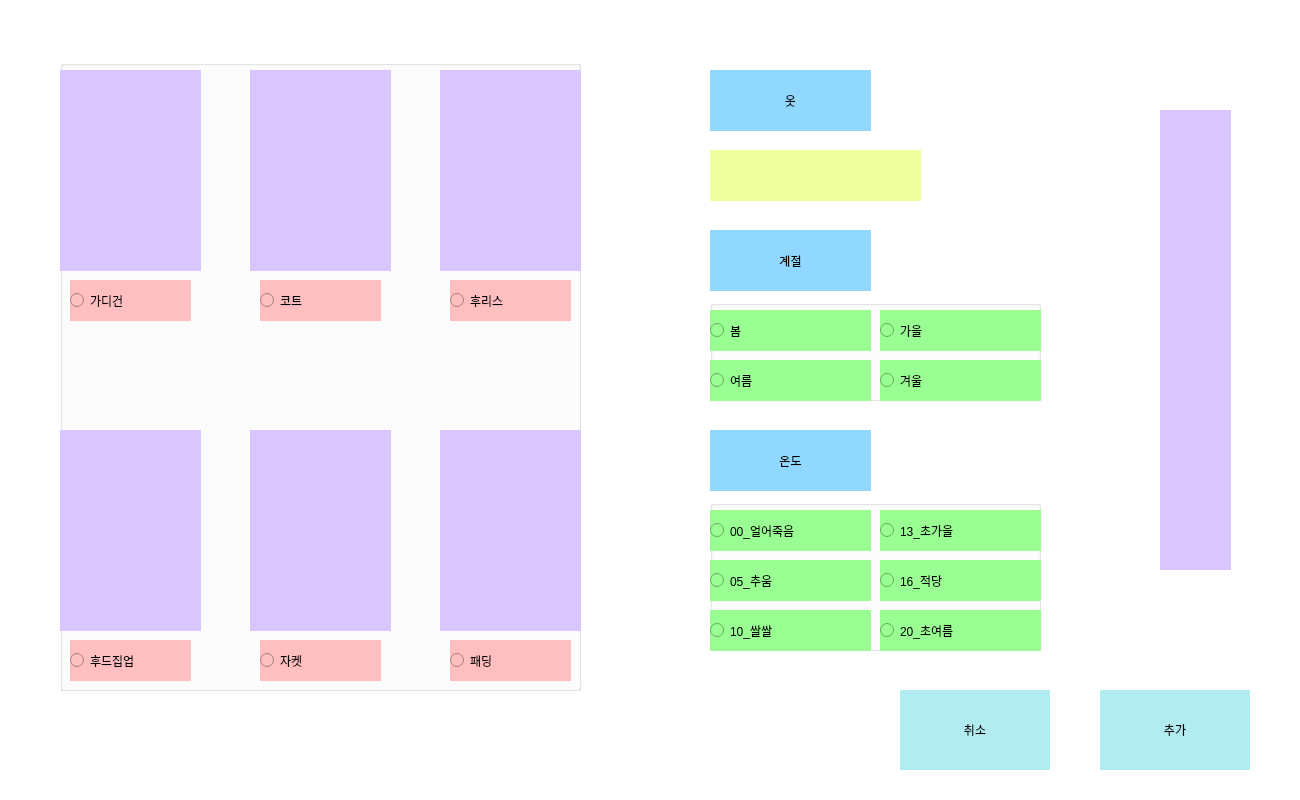
<?xml version="1.0" encoding="UTF-8"?>
<ui version="4.0">
 <class>Dialog</class>
 <widget class="QDialog" name="Dialog">
  <property name="geometry">
   <rect>
    <x>0</x>
    <y>0</y>
    <width>1300</width>
    <height>800</height>
   </rect>
  </property>
  <property name="minimumSize">
   <size>
    <width>1300</width>
    <height>800</height>
   </size>
  </property>
  <property name="maximumSize">
   <size>
    <width>1300</width>
    <height>800</height>
   </size>
  </property>
  <property name="windowTitle">
   <string>Dialog</string>
  </property>
  <property name="styleSheet">
   <string notr="true">background-color: rgb(255, 255, 255);</string>
  </property>
  <widget class="QPushButton" name="a_btn_add">
   <property name="geometry">
    <rect>
     <x>1100</x>
     <y>690</y>
     <width>150</width>
     <height>80</height>
    </rect>
   </property>
   <property name="styleSheet">
    <string notr="true">font: 25 15pt &quot;나눔바른고딕 Light&quot;;
background-color: rgb(177, 236, 240);
border:0px;</string>
   </property>
   <property name="text">
    <string>추가</string>
   </property>
  </widget>
  <widget class="QPushButton" name="a_btn_concel">
   <property name="geometry">
    <rect>
     <x>900</x>
     <y>690</y>
     <width>150</width>
     <height>80</height>
    </rect>
   </property>
   <property name="styleSheet">
    <string notr="true">font: 25 15pt &quot;나눔바른고딕 Light&quot;;
background-color: rgb(177, 236, 240);
border:0px;</string>
   </property>
   <property name="text">
    <string>취소</string>
   </property>
  </widget>
  <widget class="QLabel" name="a_la_id">
   <property name="geometry">
    <rect>
     <x>710</x>
     <y>70</y>
     <width>161</width>
     <height>61</height>
    </rect>
   </property>
   <property name="styleSheet">
    <string notr="true">background-color: rgb(144, 216, 255);
font: 25 20pt &quot;나눔바른고딕 Light&quot;;</string>
   </property>
   <property name="text">
    <string>옷</string>
   </property>
   <property name="alignment">
    <set>Qt::AlignCenter</set>
   </property>
  </widget>
  <widget class="QLabel" name="a_la_season">
   <property name="geometry">
    <rect>
     <x>710</x>
     <y>230</y>
     <width>161</width>
     <height>61</height>
    </rect>
   </property>
   <property name="styleSheet">
    <string notr="true">background-color: rgb(144, 216, 255);
font: 25 20pt &quot;나눔바른고딕 Light&quot;;</string>
   </property>
   <property name="text">
    <string>계절</string>
   </property>
   <property name="alignment">
    <set>Qt::AlignCenter</set>
   </property>
  </widget>
  <widget class="QLabel" name="a_la_tem">
   <property name="geometry">
    <rect>
     <x>710</x>
     <y>430</y>
     <width>161</width>
     <height>61</height>
    </rect>
   </property>
   <property name="styleSheet">
    <string notr="true">background-color: rgb(144, 216, 255);
font: 25 20pt &quot;나눔바른고딕 Light&quot;;</string>
   </property>
   <property name="text">
    <string>온도</string>
   </property>
   <property name="alignment">
    <set>Qt::AlignCenter</set>
   </property>
  </widget>
  <widget class="QLabel" name="a_img_tem">
   <property name="geometry">
    <rect>
     <x>1160</x>
     <y>110</y>
     <width>71</width>
     <height>460</height>
    </rect>
   </property>
   <property name="styleSheet">
    <string notr="true">background-color: rgb(217, 197, 255);
font: 25 20pt &quot;나눔바른고딕 Light&quot;;</string>
   </property>
   <property name="text">
    <string/>
   </property>
   <property name="alignment">
    <set>Qt::AlignCenter</set>
   </property>
  </widget>
  <widget class="QLabel" name="a_img_clothes2">
   <property name="geometry">
    <rect>
     <x>250</x>
     <y>70</y>
     <width>141</width>
     <height>201</height>
    </rect>
   </property>
   <property name="styleSheet">
    <string notr="true">background-color: rgb(217, 197, 255);
font: 25 20pt &quot;나눔바른고딕 Light&quot;;</string>
   </property>
   <property name="text">
    <string/>
   </property>
   <property name="alignment">
    <set>Qt::AlignCenter</set>
   </property>
  </widget>
  <widget class="QLabel" name="a_img_clothes1">
   <property name="geometry">
    <rect>
     <x>60</x>
     <y>70</y>
     <width>141</width>
     <height>201</height>
    </rect>
   </property>
   <property name="styleSheet">
    <string notr="true">background-color: rgb(217, 197, 255);
font: 25 20pt &quot;나눔바른고딕 Light&quot;;</string>
   </property>
   <property name="text">
    <string/>
   </property>
   <property name="alignment">
    <set>Qt::AlignCenter</set>
   </property>
  </widget>
  <widget class="QTextEdit" name="a_te_name">
   <property name="geometry">
    <rect>
     <x>710</x>
     <y>150</y>
     <width>211</width>
     <height>51</height>
    </rect>
   </property>
   <property name="styleSheet">
    <string notr="true">background-color: rgb(239, 255, 158);
font: 25 15pt &quot;나눔바른고딕 Light&quot;;</string>
   </property>
   <property name="frameShape">
    <enum>QFrame::NoFrame</enum>
   </property>
  </widget>
  <widget class="QLabel" name="a_img_clothes3">
   <property name="geometry">
    <rect>
     <x>440</x>
     <y>70</y>
     <width>141</width>
     <height>201</height>
    </rect>
   </property>
   <property name="styleSheet">
    <string notr="true">background-color: rgb(217, 197, 255);
font: 25 20pt &quot;나눔바른고딕 Light&quot;;</string>
   </property>
   <property name="text">
    <string/>
   </property>
   <property name="alignment">
    <set>Qt::AlignCenter</set>
   </property>
  </widget>
  <widget class="QLabel" name="a_img_clothes6">
   <property name="geometry">
    <rect>
     <x>440</x>
     <y>430</y>
     <width>141</width>
     <height>201</height>
    </rect>
   </property>
   <property name="styleSheet">
    <string notr="true">background-color: rgb(217, 197, 255);
font: 25 20pt &quot;나눔바른고딕 Light&quot;;</string>
   </property>
   <property name="text">
    <string/>
   </property>
   <property name="alignment">
    <set>Qt::AlignCenter</set>
   </property>
  </widget>
  <widget class="QLabel" name="a_img_clothes5">
   <property name="geometry">
    <rect>
     <x>250</x>
     <y>430</y>
     <width>141</width>
     <height>201</height>
    </rect>
   </property>
   <property name="styleSheet">
    <string notr="true">background-color: rgb(217, 197, 255);
font: 25 20pt &quot;나눔바른고딕 Light&quot;;</string>
   </property>
   <property name="text">
    <string/>
   </property>
   <property name="alignment">
    <set>Qt::AlignCenter</set>
   </property>
  </widget>
  <widget class="QLabel" name="a_img_clothes4">
   <property name="geometry">
    <rect>
     <x>60</x>
     <y>430</y>
     <width>141</width>
     <height>201</height>
    </rect>
   </property>
   <property name="styleSheet">
    <string notr="true">background-color: rgb(217, 197, 255);
font: 25 20pt &quot;나눔바른고딕 Light&quot;;</string>
   </property>
   <property name="text">
    <string/>
   </property>
   <property name="alignment">
    <set>Qt::AlignCenter</set>
   </property>
  </widget>
  <widget class="QGroupBox" name="a_gb_season">
   <property name="geometry">
    <rect>
     <x>710</x>
     <y>300</y>
     <width>331</width>
     <height>101</height>
    </rect>
   </property>
   <property name="title">
    <string/>
   </property>
   <property name="flat">
    <bool>true</bool>
   </property>
   <property name="checkable">
    <bool>false</bool>
   </property>
   <widget class="QRadioButton" name="a_rb_s_summer">
    <property name="geometry">
     <rect>
      <x>0</x>
      <y>60</y>
      <width>161</width>
      <height>41</height>
     </rect>
    </property>
    <property name="styleSheet">
     <string notr="true">background-color: rgb(153, 255, 146);
font: 25 12pt &quot;나눔바른고딕 Light&quot;;</string>
    </property>
    <property name="text">
     <string>여름</string>
    </property>
   </widget>
   <widget class="QRadioButton" name="a_rb_s_fall">
    <property name="geometry">
     <rect>
      <x>170</x>
      <y>10</y>
      <width>161</width>
      <height>41</height>
     </rect>
    </property>
    <property name="styleSheet">
     <string notr="true">background-color: rgb(153, 255, 146);
font: 25 12pt &quot;나눔바른고딕 Light&quot;;</string>
    </property>
    <property name="text">
     <string>가을</string>
    </property>
   </widget>
   <widget class="QRadioButton" name="a_rb_s_winter">
    <property name="geometry">
     <rect>
      <x>170</x>
      <y>60</y>
      <width>161</width>
      <height>41</height>
     </rect>
    </property>
    <property name="styleSheet">
     <string notr="true">background-color: rgb(153, 255, 146);
font: 25 12pt &quot;나눔바른고딕 Light&quot;;</string>
    </property>
    <property name="text">
     <string>겨울</string>
    </property>
   </widget>
   <widget class="QRadioButton" name="a_rb_s_spring">
    <property name="geometry">
     <rect>
      <x>0</x>
      <y>10</y>
      <width>161</width>
      <height>41</height>
     </rect>
    </property>
    <property name="styleSheet">
     <string notr="true">background-color: rgb(153, 255, 146);
font: 25 12pt &quot;나눔바른고딕 Light&quot;;</string>
    </property>
    <property name="text">
     <string>봄</string>
    </property>
   </widget>
  </widget>
  <widget class="QGroupBox" name="a_gb_tem">
   <property name="geometry">
    <rect>
     <x>710</x>
     <y>500</y>
     <width>331</width>
     <height>151</height>
    </rect>
   </property>
   <property name="title">
    <string/>
   </property>
   <property name="flat">
    <bool>true</bool>
   </property>
   <widget class="QRadioButton" name="a_rb_t20">
    <property name="geometry">
     <rect>
      <x>170</x>
      <y>110</y>
      <width>161</width>
      <height>41</height>
     </rect>
    </property>
    <property name="styleSheet">
     <string notr="true">background-color: rgb(153, 255, 146);
font: 25 12pt &quot;나눔바른고딕 Light&quot;;</string>
    </property>
    <property name="text">
     <string>20_초여름</string>
    </property>
   </widget>
   <widget class="QRadioButton" name="a_rb_t05">
    <property name="geometry">
     <rect>
      <x>0</x>
      <y>60</y>
      <width>161</width>
      <height>41</height>
     </rect>
    </property>
    <property name="styleSheet">
     <string notr="true">background-color: rgb(153, 255, 146);
font: 25 12pt &quot;나눔바른고딕 Light&quot;;</string>
    </property>
    <property name="text">
     <string>05_추움</string>
    </property>
   </widget>
   <widget class="QRadioButton" name="a_rb_t13">
    <property name="geometry">
     <rect>
      <x>170</x>
      <y>10</y>
      <width>161</width>
      <height>41</height>
     </rect>
    </property>
    <property name="styleSheet">
     <string notr="true">background-color: rgb(153, 255, 146);
font: 25 12pt &quot;나눔바른고딕 Light&quot;;</string>
    </property>
    <property name="text">
     <string>13_초가을</string>
    </property>
   </widget>
   <widget class="QRadioButton" name="a_rb_t10">
    <property name="geometry">
     <rect>
      <x>0</x>
      <y>110</y>
      <width>161</width>
      <height>41</height>
     </rect>
    </property>
    <property name="styleSheet">
     <string notr="true">background-color: rgb(153, 255, 146);
font: 25 12pt &quot;나눔바른고딕 Light&quot;;</string>
    </property>
    <property name="text">
     <string>10_쌀쌀</string>
    </property>
   </widget>
   <widget class="QRadioButton" name="a_rb_t16">
    <property name="geometry">
     <rect>
      <x>170</x>
      <y>60</y>
      <width>161</width>
      <height>41</height>
     </rect>
    </property>
    <property name="styleSheet">
     <string notr="true">background-color: rgb(153, 255, 146);
font: 25 12pt &quot;나눔바른고딕 Light&quot;;</string>
    </property>
    <property name="text">
     <string>16_적당</string>
    </property>
   </widget>
   <widget class="QRadioButton" name="a_rb_t00">
    <property name="geometry">
     <rect>
      <x>0</x>
      <y>10</y>
      <width>161</width>
      <height>41</height>
     </rect>
    </property>
    <property name="styleSheet">
     <string notr="true">background-color: rgb(153, 255, 146);
font: 25 12pt &quot;나눔바른고딕 Light&quot;;</string>
    </property>
    <property name="text">
     <string>00_얼어죽음</string>
    </property>
   </widget>
  </widget>
  <widget class="QGroupBox" name="a_gb_clothes">
   <property name="geometry">
    <rect>
     <x>60</x>
     <y>60</y>
     <width>521</width>
     <height>631</height>
    </rect>
   </property>
   <property name="title">
    <string/>
   </property>
   <property name="flat">
    <bool>true</bool>
   </property>
   <widget class="QRadioButton" name="a_rb_clothes4">
    <property name="geometry">
     <rect>
      <x>10</x>
      <y>580</y>
      <width>121</width>
      <height>41</height>
     </rect>
    </property>
    <property name="styleSheet">
     <string notr="true">font: 25 10pt &quot;나눔바른고딕 Light&quot;;
background-color: rgb(255, 190, 191);</string>
    </property>
    <property name="text">
     <string>후드집업</string>
    </property>
   </widget>
   <widget class="QRadioButton" name="a_rb_clothes6">
    <property name="geometry">
     <rect>
      <x>390</x>
      <y>580</y>
      <width>121</width>
      <height>41</height>
     </rect>
    </property>
    <property name="styleSheet">
     <string notr="true">font: 25 10pt &quot;나눔바른고딕 Light&quot;;
background-color: rgb(255, 190, 191);</string>
    </property>
    <property name="text">
     <string>패딩</string>
    </property>
   </widget>
   <widget class="QRadioButton" name="a_rb_clothes2">
    <property name="geometry">
     <rect>
      <x>200</x>
      <y>220</y>
      <width>121</width>
      <height>41</height>
     </rect>
    </property>
    <property name="styleSheet">
     <string notr="true">font: 25 10pt &quot;나눔바른고딕 Light&quot;;
background-color: rgb(255, 190, 191);</string>
    </property>
    <property name="text">
     <string>코트</string>
    </property>
   </widget>
   <widget class="QRadioButton" name="a_rb_clothes3">
    <property name="geometry">
     <rect>
      <x>390</x>
      <y>220</y>
      <width>121</width>
      <height>41</height>
     </rect>
    </property>
    <property name="styleSheet">
     <string notr="true">font: 25 10pt &quot;나눔바른고딕 Light&quot;;
background-color: rgb(255, 190, 191);</string>
    </property>
    <property name="text">
     <string>후리스</string>
    </property>
   </widget>
   <widget class="QRadioButton" name="a_rb_clothes1">
    <property name="geometry">
     <rect>
      <x>10</x>
      <y>220</y>
      <width>121</width>
      <height>41</height>
     </rect>
    </property>
    <property name="styleSheet">
     <string notr="true">font: 25 10pt &quot;나눔바른고딕 Light&quot;;
background-color: rgb(255, 190, 191);</string>
    </property>
    <property name="text">
     <string>가디건</string>
    </property>
   </widget>
   <widget class="QRadioButton" name="a_rb_clothes5">
    <property name="geometry">
     <rect>
      <x>200</x>
      <y>580</y>
      <width>121</width>
      <height>41</height>
     </rect>
    </property>
    <property name="styleSheet">
     <string notr="true">font: 25 10pt &quot;나눔바른고딕 Light&quot;;
background-color: rgb(255, 190, 191);</string>
    </property>
    <property name="text">
     <string>자켓</string>
    </property>
   </widget>
  </widget>
  <zorder>a_gb_clothes</zorder>
  <zorder>a_btn_add</zorder>
  <zorder>a_btn_concel</zorder>
  <zorder>a_la_id</zorder>
  <zorder>a_la_season</zorder>
  <zorder>a_la_tem</zorder>
  <zorder>a_img_tem</zorder>
  <zorder>a_img_clothes2</zorder>
  <zorder>a_img_clothes1</zorder>
  <zorder>a_te_name</zorder>
  <zorder>a_img_clothes3</zorder>
  <zorder>a_img_clothes6</zorder>
  <zorder>a_img_clothes5</zorder>
  <zorder>a_img_clothes4</zorder>
  <zorder>a_gb_season</zorder>
  <zorder>a_gb_tem</zorder>
 </widget>
 <resources/>
 <connections/>
</ui>
